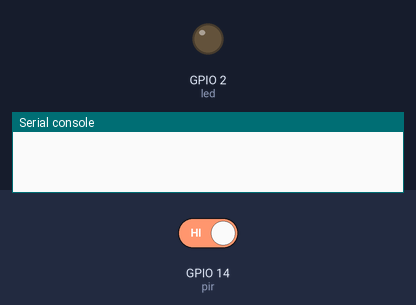
Bench run of a program on a simulated ESP32 board running MicroPython. Shown: output pins drawn as LEDs (lit = HIGH), the last lines printed to the serial console. The inputs (shaded band) are chosen by the test bench; at power-on: GPIO 14 (pir) HIGH.

Above: at 1.2 s.
1.3 s: GPIO 14 (pir) driven LOW
At 2.1 s:
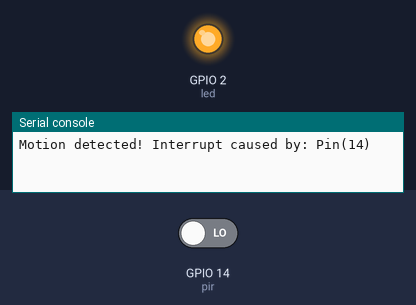
Timing chart, 0 to 4.3 s (numbered marks = the images above; inputs shaded):
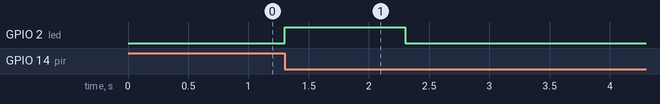

Measured:
- after the input at 1.3 s, GPIO 2 (led): LOW → HIGH at once, → LOW 1.0 s later

The program:

interrupt.py
```python
#Interrupciones
#Una vez que se detecta movimiento, un led es encendido
#durante 20 s
#La función de gestión de interrupciones
#debe aceprar un parámetro del tipo Pin
#El Pin que servirá como interrupcion se declara como pin de
#entrada
#Utilizar el método irq() (interrupt request)
#Como argumentos recibe el modo de disparoTrigger y handler
#Pin.IRQ_FALLING
#Pin.IRQ_RISING
#Pin.LOW_LEVEL
#Pin.HIGH_LEVEL
#Pueden considerarse disyunciones
#handler se refiere a la función que se llamata cuando se
#detecte una interrupción

from machine import Pin
from time import sleep

motion = False

def handle_interrupt(pin):
  global motion
  motion = True
  global interrupt_pin
  interrupt_pin = pin

led = Pin(2, Pin.OUT)
pir = Pin(14, Pin.IN)
pir.irq(trigger=Pin.IRQ_FALLING, handler=handle_interrupt)

while True:
  if motion:
    print('Motion detected! Interrupt caused by:', interrupt_pin)
    led.value(1)
    sleep(1)
    led.value(0)
    print('Motion stopped!')
    motion = False
```
